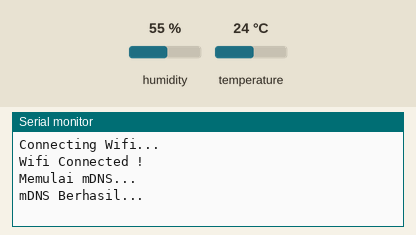
Bench run of a program on a simulated ESP32-S3. Shown: the last lines printed to the serial monitor. Inputs (shaded band) come from the test bench; at power-on: humidity 55 %, temperature 24 °C. WiFi joins after 1.5 s; servers stay silent unless stated.

Above: at 7.2 s.
7.3 s: humidity set to 22 %
At 10.1 s:
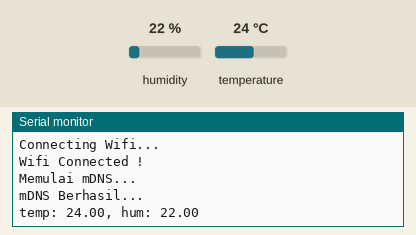
13.5 s: temperature set to 12 °C
At 16.4 s:
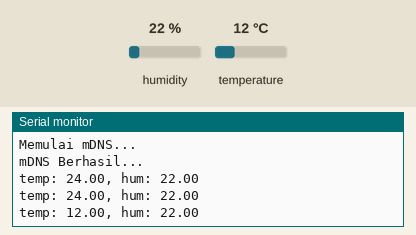
18.0 s: humidity set to 40 %
At 19.6 s:
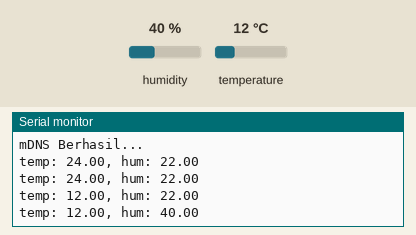

The program:

main.cpp
```cpp
#include <Arduino.h>
#include <pins.h>
#include <network.h>
#include <httpClient.h>


DHT dht(DP, dhtType);


void setup() {
  Serial.begin(115200);
  dht.begin();

  initWifi();
  initmDNS();
  delay(3000);
}

void loop() {
  if (WiFi.status() != WL_CONNECTED){
    Serial.println("Connection Loss... Reconnecting");
    WiFi.reconnect();
    delay(3000);
    return;
  }

  delay(3000);
  float temp = dht.readTemperature();
  float hum = dht.readHumidity();

  sendData(temp, hum);
  Serial.println("temp: "+String(temp)+", hum: "+String(hum));
}
```

httpClient.h
```cpp
#pragma once

void sendData(float temp, float hum);
```

network.cpp
```cpp
#include <config.h>
#include <network.h>

bool mDNS = false;
const char* serverHost = "flask-server.local";

void initWifi(){
    WiFi.begin(SSID, PASS);

    delay(3000);
    Serial.println("Connecting Wifi...");
    while (WiFi.status() != WL_CONNECTED)
    {
        delay(2000);
        Serial.println("Connecting Wifi ... ");
    }
    Serial.println("Wifi Connected !");
}

void initmDNS(){
    Serial.println("Memulai mDNS...");
    if (!MDNS.begin("esp32-weather")){
        Serial.println("mDNS gagal...");
        mDNS = false;
        return;
    }
    Serial.println("mDNS Berhasil...");
    mDNS = true;
}
```

network.h
```cpp
#pragma once
#include <ESPmDNS.h>
#include <WiFi.h>

extern bool mDNS;
extern const char* serverHost;
const uint16_t serverPort = 5000;

void initWifi();
void initmDNS();
```

config_template.h
```cpp
// Rename this file to config.h
#pragma once;

// Fill in your own WiFi credentials.
const char* SSID = "MyWifiName";
const char* PASS = "MyWifiPass";
```

pins.h
```cpp
#include <DHT.h>
//Fill in yout own DHT pin (Recomend use digital pin)
const int DP = 4;
const int dhtType = DHT11; // U can change with your own DHT version
```

Measured:
- after the input at 7.3 s, the serial monitor: prints a new line after 1.7 s (image 1)
- after the input at 13.5 s, the serial monitor: prints a new line after 1.6 s (image 2)
- after the input at 18.0 s, the serial monitor: prints a new line after 0.10 s (image 3)
